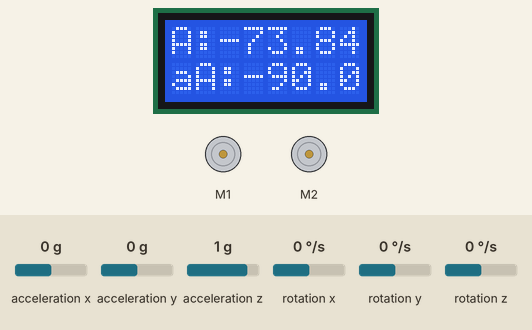
This sketch was run on a simulated Arduino Leonardo, built with avr-gcc and run on an emulated ATmega32U4. Parts: 8×2 character LCD, 2 × DC motor (green arrow = forward, orange = backward, longer = faster). The test bench sets the inputs (shaded band); at power-on: acceleration z 1 g, acceleration x 0 g, rotation y 0 °/s, acceleration y 0 g, rotation x 0 °/s, rotation z 0 °/s. What the sketch prints to the serial monitor is not drawn.

Above: at 2.6 s.
2.7 s: acceleration z set to -1.4 g
At 3.14 s:
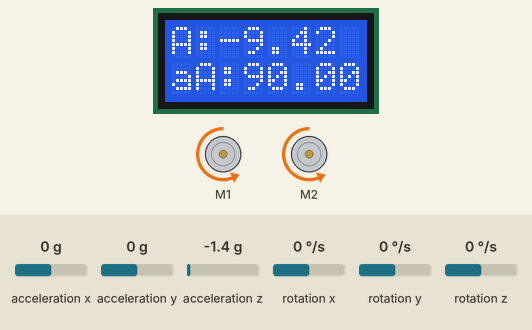
5.7 s: acceleration x set to -1.4 g
At 7.06 s:
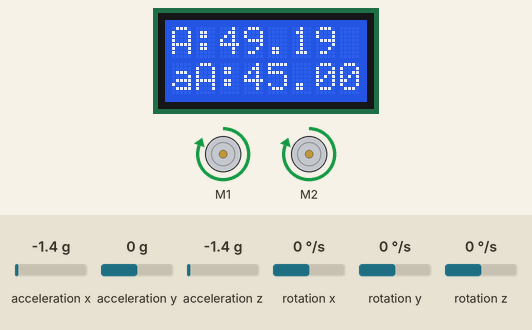
7.5 s: rotation y set to -192 °/s
At 7.67 s:
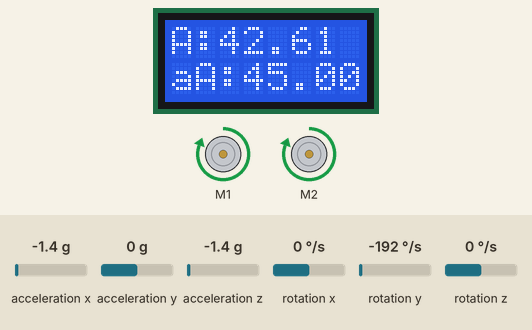
10.5 s: rotation y set to 100 °/s
At 10.72 s:
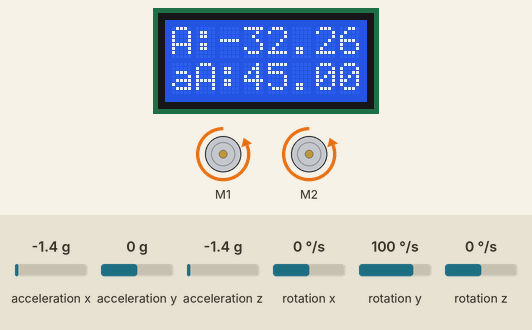
13.5 s: acceleration z set to 0.8 g
At 13.74 s:
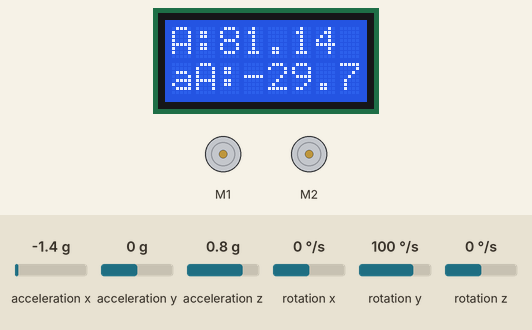
16.5 s: acceleration x set to -0.8 g
At 21.1 s:
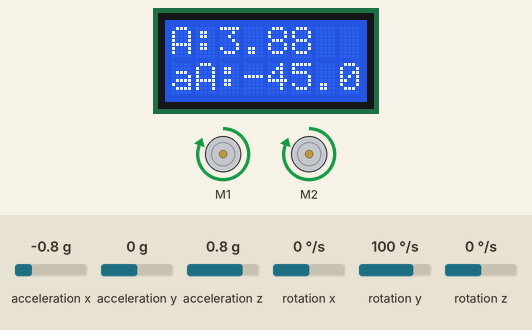
Timing chart, 0 to 22.1 s (numbered marks = the images above; inputs shaded):
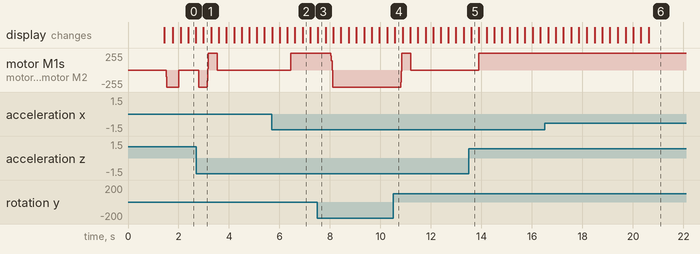

The sketch:

PID_UprightControl.ino
```cpp
#include <Wire.h>
#include <Zumo32U4.h>

// Change next line to this if you are using the older Zumo 32U4
// with a black and green LCD display:
// Zumo32U4LCD display;
Zumo32U4LCD display;
Zumo32U4IMU imu;
Zumo32U4Encoders encoders;
Zumo32U4Motors motors;

float Target_Speed = 0;
//mechnaical balance degree
float Med_Angle = 0;

/* First Adjustment of parameters
float Vertical_Kp = 70 * 0.6,//70
      Vertical_Kd = 0.12 * 0.6;//0.1,     0.12        0.15
float Coeff = -0.015;//     -0.015(200), -0.015(200) -0.16(200),
float Velocity_Kp = Coeff,
      Velocity_Ki = Coeff / 250;
      //comment:intergral term is too big, so i need to consider reduce Velocity_Ki
float Turn_Kp = 0.8;//need modify
*/

/* Second Adjustment of parameters*/
//vertical loop KD controller
float Vertical_Kp = 60 * 0.6,
      Vertical_Kd = 0.8 * 0.6;

//velocity loop KI controller
float Coeff = -0.025;//
float Velocity_Kp = Coeff,
      Velocity_Ki = Coeff / 200;
float Turn_Kp = 1.2;


//angle from acc
float aAngle;
//angle from gyro
float gAngle;
//fused angle by ComplementaryFilter
float Angle_Y;

//output of Velocity loop
float Velocity_out;
//output of vertical loop
int Vertical_out;
//output of turning loop
int Turn_out;
//PWM value for control input
int PWM_out;
//left and right pwm input
int Motor1 = 0, Motor2 = 0;
//gyro zero offset
int Gyro_Zero_Offset;
int LeftVelocity, RightVelocity;
//velocity around X-axis and Y-axis from gyro
float gyroY, gyroX;

void IMUInitiation();
void TimerInit();
void UpdateAngleAcc();
void UpdateAngleGyroAndFusion();
void UpdateEncoderData();
int Vertical(float Med, float Angle, float gyro_y);
float Velocity(int Target, int V_left, float V_right);
int Turn(float gyro_X);
void Limit(int & motor1, int& motor2);
void ComplementaryFilter(float acc_Angle, float gyro_Y, float dt);

#define Sensitivity_Gyro 8.75
#define Sensitivity_Acc 0.061

void setup()
{
  Wire.begin();
  IMUInitiation();

  //calculate Gyro Zero Offset
  for (uint16_t i = 0; i < 1024; i++)
  {
    while(!imu.gyroDataReady()) {}
    imu.readGyro();

    Gyro_Zero_Offset += imu.g.y;
  }
  Gyro_Zero_Offset /= 1024;
}

void loop()
{
  static byte lastCorrectionTime = 0;
  byte m = millis();
  //sample period 10ms
  if ((byte)(m - lastCorrectionTime) >= 10)
  {
    lastCorrectionTime = m;
    display.clear();
    UpdateAngleAcc();

    UpdateAngleGyroAndFusion();
    display.print("A:");
    display.print(Angle_Y);
    display.gotoXY(0, 1);
    display.print("aA:");
    display.print(aAngle);

    if (abs(Angle_Y) < 55)
    {
      UpdateEncoderData();
      Velocity_out = Velocity(Target_Speed, LeftVelocity, RightVelocity);
      display.print(Velocity_out);
      //Serial.println(Velocity_out);
      Vertical_out = Vertical(Velocity_out + Med_Angle, Angle_Y, gyroY);
      Turn_out = Turn(gyroX);

      PWM_out = Vertical_out;
      Motor1 = PWM_out - Turn_out;
      Motor2 = PWM_out + Turn_out;
      //Serial.println(Motor1);
      Motor1 = constrain(Motor1, -400, 400);
      Motor2 = constrain(Motor2, -400, 400);

    }
    else
    {
      Motor1 = 0;
      Motor2 = 0;
    }
    motors.setSpeeds(Motor1, Motor2);
  }


  //display.print("ASpeed:");
  //display.gotoXY(0, 1);
  //display.print(angle_speed);

}

void UpdateAngleAcc()
{
  //updata acc data and calculate angle
  imu.readAcc();
  aAngle = -atan2(imu.a.z, -imu.a.x) * 180 / M_PI;
}

void UpdateAngleGyroAndFusion()
{
  //updata gyro data and calculate angle
  static uint16_t lastUpdate = 0;
  uint16_t m = micros();
  uint16_t dt = m - lastUpdate;
  lastUpdate = m;

  imu.readGyro();
  //gyroY = imu.g.y;
  gyroX = ((float)imu.g.x - Gyro_Zero_Offset) * Sensitivity_Gyro / 1000;

  gyroY = ((float)imu.g.y - Gyro_Zero_Offset) * Sensitivity_Gyro / 1000;

  ComplementaryFilter(aAngle, gyroY, 0.01);
}

void UpdateEncoderData()
{
  static uint16_t lastUpdateTime = 0;
  static int lastLeftCount = 0, lastRightCount = 0;
  uint16_t m = micros();
  uint16_t dt = m - lastUpdateTime;
  lastUpdateTime = m;

  int16_t countsLeft = encoders.getCountsLeft();
  int16_t countsRight = encoders.getCountsRight();

  LeftVelocity = 100000 * (countsLeft - lastLeftCount) / dt;
  RightVelocity = 100000 * (countsRight - lastRightCount) / dt;

  //Serial.println("--------------------------");
  //Serial.println(countsLeft);
  //Serial.println(-lastLeftCount);
  //Serial.println(dt);
  //Serial.println(LeftVelocity);

  lastLeftCount = countsLeft;
  lastRightCount = countsRight;
}

void IMUInitiation()
{
  if (!imu.init())
  {
    // Failed to detect the compass.
    ledRed(1);
    while(1)
    {
      Serial.println(F("Failed to initialize IMU sensors."));
      delay(1000);
    }
  }

  imu.enableDefault();
}

void TimerInit()
{

}

/*********************************************
 * Vertical loop
 * Kp*Ek+Kd*Ek_D
 * arguments: mechanical median(expected angle),
 *            measured angle(real angle
 *            measured angular speed
 * output:    PWM value
 **********************************************/
int Vertical(float Med, float Angle, float gyro_y)
{
  int PWM_out;

  PWM_out = Vertical_Kp*(Angle - Med) + Vertical_Kd*(gyro_y - 0);
  return PWM_out;
}

/*********************************************
 * Velocity loop
 * Kp*Ek+Kd*Ek_I
 * arguments: Target speed,
 *            left wheel speed
 *            right wheel speed
 * output:    input of vertical loop
 **********************************************/
float Velocity(int Target, int V_left, float V_right)
{
  static int V_Error_s, V_Error_filtered, V_Error, V_Error_Last, V_Error_filtered_Last;
  float Angle_out;
  float a = 0.7;

  //cal difference
  V_Error = (V_left + V_right) - Target;

  //low filter(avoid high frequencu affecting D componnet in Vertical ring)
  V_Error_filtered = (1-a) * V_Error + a *  V_Error_filtered_Last;
  V_Error_filtered_Last = V_Error_filtered;

  //inregral
  V_Error_s += V_Error_filtered;

  //magnitude limitation of integral
  V_Error_s = constrain(V_Error_s, -50000, 50000);
  Serial.println(V_Error_s);

  //velocity output
  Angle_out = Velocity_Kp*V_Error_filtered + Velocity_Ki*V_Error_s;
  return Angle_out;
}

//turn ring
int Turn(float gyro_X)
{
  int PWM_out;

  PWM_out = Turn_Kp*gyro_X;

  return PWM_out;
}

void Limit(int* varible, int DownLimit, int UpLimit)
{
  *varible = *varible > UpLimit ? UpLimit : (*varible < (DownLimit) ? (DownLimit) : *varible);
}


/*ComplementaryFilter
 * a = tau/(tau+dt)
*/
void ComplementaryFilter(float acc_Angle, float gyro_Y, float dt)
{
  float tau = 0.49;
  float a = tau / (tau + dt);
  //Serial.println("--------------------------");
  //Serial.println(dt);
  //Serial.println(a);
  Angle_Y = a * (Angle_Y + gyro_Y * dt) + (1 - a) * acc_Angle;
}
```

Measured:
- after the input at 2.7 s, motor M1, motor M2: stopped → backward 255/255 after 0.10 s, → forward 255/255 0.31 s later, → stopped 0.43 s later
- after the input at 5.7 s, motor M1, motor M2: stopped → forward 255/255 after 0.76 s
- after the input at 7.5 s, motor M1, motor M2: forward 255/255 → backward 255/255 after 0.51 s
- after the input at 10.5 s, motor M1, motor M2: backward 255/255 → forward 255/255 after 0.30 s, → stopped 0.40 s later
- after the input at 13.5 s, motor M1, motor M2: stopped → forward 255/255 after 0.39 s
